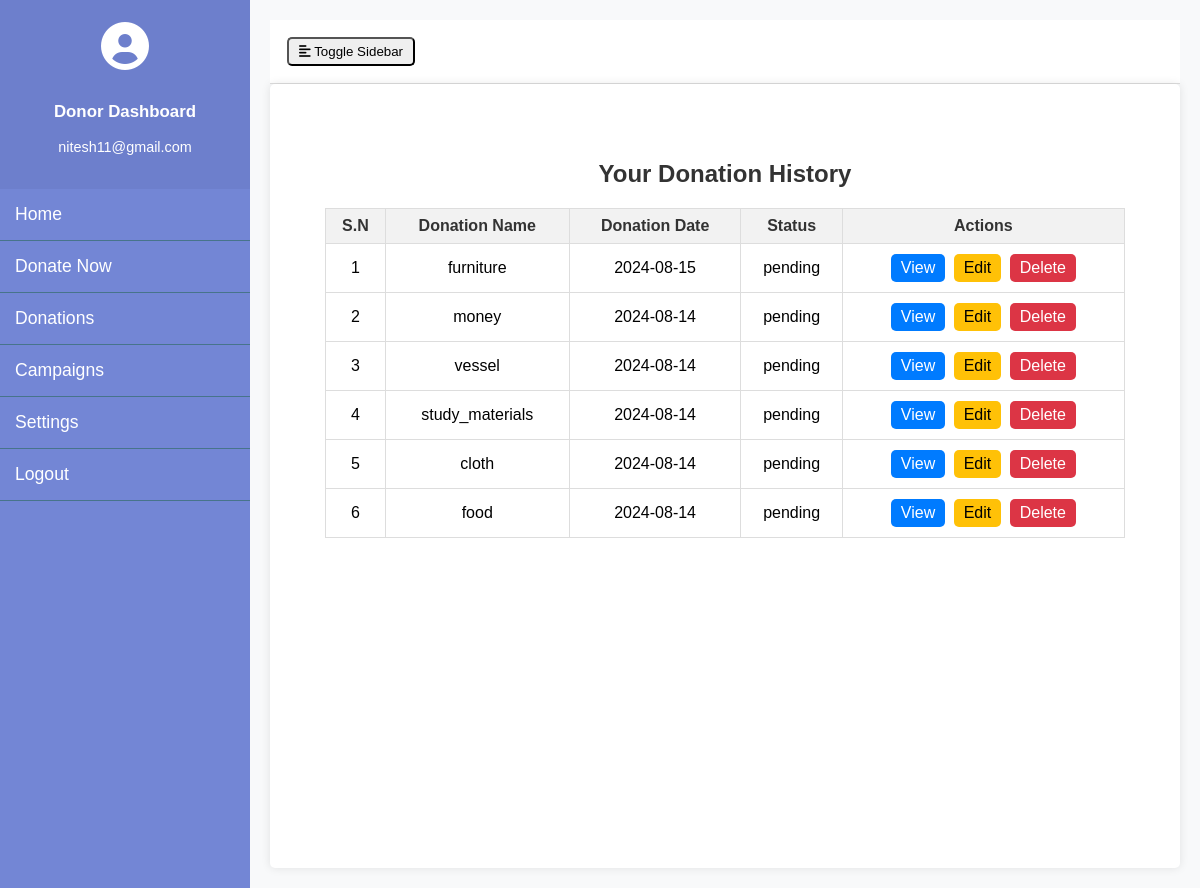
The app's page /donor/donation_history (signed in), older data.
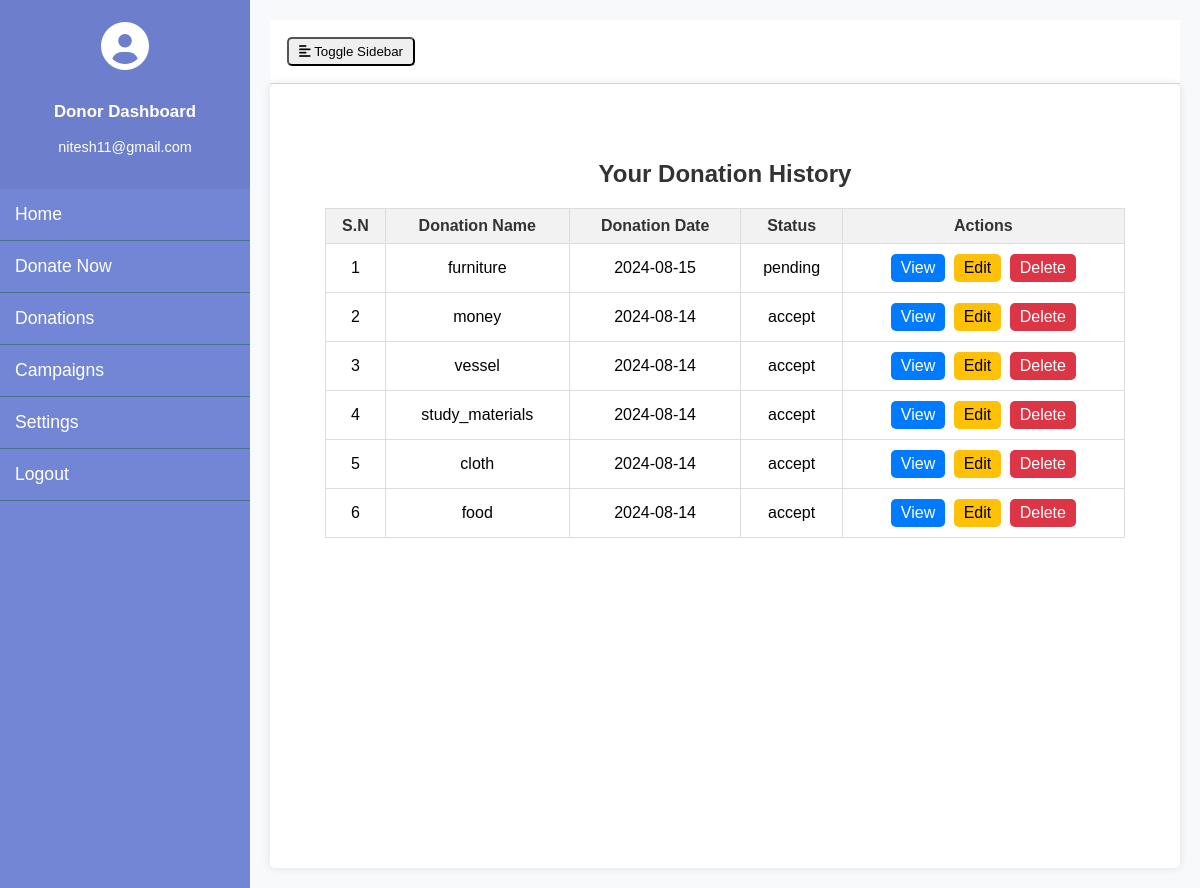
The same page, newer data.
### donor_management/models.py (models this page shows, shortened)
class Donation(models.Model):
    STATUS_CHOICES = [
        ('success', 'Success'),
        ('pending', 'Pending'),
        ('failed', 'Failed')
    ]
    donor = models.ForeignKey(Donor, on_delete=models.CASCADE)
    donation_name = models.CharField(max_length=300, null=True)
    donation_pic = models.FileField(null=True)
    collection_loc = models.CharField(max_length=300, null=True)
    description = models.CharField(max_length=500, null=True)
    status = models.CharField(max_length=20, choices=STATUS_CHOICES, default='pending')
    admin_remarks = models.CharField(max_length=500, null=True)
    volunteer = models.ForeignKey(Volunteer, on_delete=models.CASCADE, null=True)
    volunteer_remarks = models.CharField(max_length=500, null=True)
    donation_area = models.ForeignKey(DonationArea, on_delete=models.CASCADE, null=True)
    donation_date = models.DateTimeField(auto_now_add=True)
    created_at = models.DateTimeField(auto_now_add=True)
    updated_at = models.DateTimeField(auto_now=True)

### donor_management/views.py (the view)
# urls.py: path('donation_history', views.donation_history, name='donation_history'),
def donation_history(request):
    if not request.user.is_authenticated:
        return redirect('donor_login')
    user = request.user
    donor = Donor.objects.get(user=user)
    donations = Donation.objects.filter(donor=donor).order_by('-created_at')
    return render(request, 'donor_management/donation_history.html', {'donations': donations})

### donor_management/templates/donor_management/donation_history.html (shortened to what this page needs)
{% extends 'donor_management/donor_base.html' %}
{% block content %}
<div class="donation-history-container">
    <h1>Your Donation History</h1>
    <table class="donation-history-table" id="example">
        <thead>
            <tr>
                <th>S.N</th>
                <th>Donation Name</th>
                <th>Donation Date</th>
                <th>Status</th>
                <th>Actions</th>
            </tr>
        </thead>
        <tbody>
            {% for donation in donations %}
            <tr>
                <td>{{ forloop.counter }}</td>
                <td>{{ donation.donation_name }}</td>
                <td>{{ donation.created_at|date:"Y-m-d" }}</td>
                <td>{{ donation.status }}</td>
                <td>
                    <a href="" class="btn btn-primary">View</a>
                    <a href="" class="btn btn-warning">Edit</a>
                    <a href="" class="btn btn-danger" onclick="return confirm('Are you sure you want to delete this donation?');">Delete</a>
                </td>
            </tr>
            {% endfor %}
        </tbody>
    </table>
</div>
<link rel="stylesheet" href="https://cdn.datatables.net/2.1.3/css/dataTables.dataTables.css">
<link rel="stylesheet" href="https://cdn.datatables.net/buttons/3.1.1/css/buttons.dataTables.css">
{% endblock %}

Row changes from the older to the newer data that the page shows:
changed Donation "money": status "pending" → "accept"
changed Donation "vessel": status "pending" → "accept"
changed Donation "study_materials": status "pending" → "accept"
changed Donation "cloth": status "pending" → "accept"
changed Donation "food": status "pending" → "accept"
